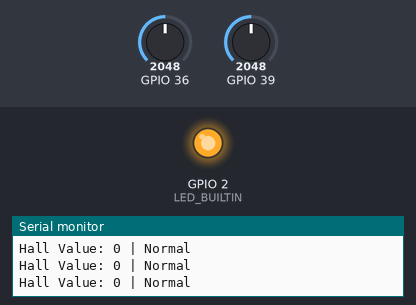
A sketch run on a simulated ESP32. Shown: output pins drawn as LEDs (lit = HIGH), the last lines printed to the serial monitor. Dashed ring = blinking. Inputs (shaded band) come from the test bench; at power-on: GPIO 36 = 2048, GPIO 39 = 2048.

Above: at 3.2 s.
3.3 s: GPIO 36 set to 2104
4.8 s: GPIO 36 set to 2200
At 7.7 s:
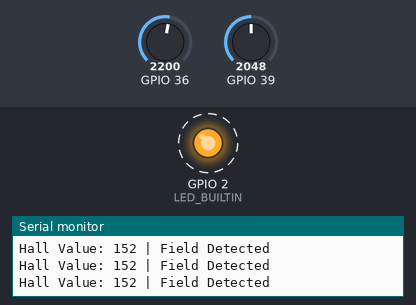
7.8 s: GPIO 39 set to 2170
At 8.7 s:
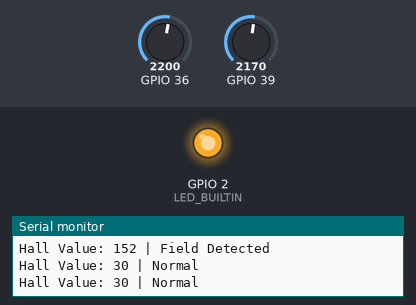
9.3 s: GPIO 39 set to 2253
10.8 s: GPIO 39 set to 2353
At 11.4 s:
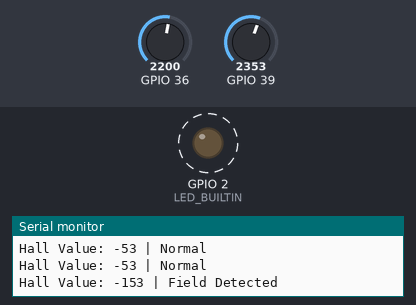
Timing chart, 0 to 14.8 s (numbered marks = the images above; inputs shaded):
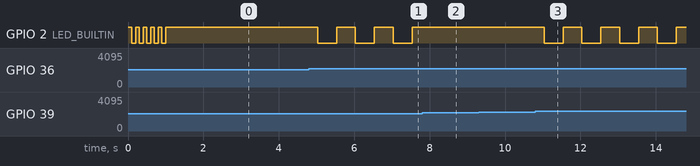

The sketch:

hall-monitor.ino
```cpp
#include <driver/adc.h>

#define LED_BUILTIN 2  // Built-in LED for status indication

// Magnetic field history
const int HISTORY_SIZE = 60;
int hallHistory[HISTORY_SIZE];
int historyIndex = 0;

// Detection thresholds
const int DETECTION_THRESHOLD = 100;
const int STRONG_THRESHOLD = 500;

// Hall sensor baseline
int baseline = 0;

// Custom Hall sensor reading function
int readHallSensor() {
  adc1_config_width(ADC_WIDTH_BIT_12);
  adc1_config_channel_atten(ADC1_CHANNEL_0, ADC_ATTEN_DB_11);
  adc1_config_channel_atten(ADC1_CHANNEL_3, ADC_ATTEN_DB_11);
  int val1 = adc1_get_raw(ADC1_CHANNEL_0);
  int val2 = adc1_get_raw(ADC1_CHANNEL_3);
  return val1 - val2;
}

void calibrateSensor() {
  Serial.println("Calibrating Hall sensor...");
  long sum = 0;
  for (int i = 0; i < 100; i++) {
    sum += readHallSensor();
    delay(10);
  }
  baseline = sum / 100;
  Serial.printf("Calibrated baseline: %d\n", baseline);
}

int readHall() {
  return readHallSensor() - baseline;
}

void printStatus(int value) {
  Serial.print("Hall Value: ");
  Serial.print(value);

  if (abs(value) > STRONG_THRESHOLD) {
    Serial.print(" | STRONG MAGNETIC FIELD!");
  } else if (abs(value) > DETECTION_THRESHOLD) {
    Serial.print(" | Field Detected");
  } else {
    Serial.print(" | Normal");
  }

  Serial.println();
}

void setup() {
  Serial.begin(115200);
  pinMode(LED_BUILTIN, OUTPUT);

  // Flash LED to indicate startup
  for(int i=0; i<5; i++) {
    digitalWrite(LED_BUILTIN, HIGH);
    delay(100);
    digitalWrite(LED_BUILTIN, LOW);
    delay(100);
  }
  digitalWrite(LED_BUILTIN, HIGH); // Solid on = ready

  Serial.println("\nESP32 Hall Effect Monitor - Serial Mode");

  // Initialize history
  for (int i = 0; i < HISTORY_SIZE; i++) {
    hallHistory[i] = 0;
  }

  // Calibrate sensor
  calibrateSensor();

  Serial.println("Monitoring magnetic field...");
  Serial.println("Bring magnets near the ESP32 to test");
  Serial.println("----------------------------------");
}

void loop() {
  // Read Hall sensor and update history
  int hallValue = readHall();
  hallHistory[historyIndex] = hallValue;
  historyIndex = (historyIndex + 1) % HISTORY_SIZE;

  // Print status to serial
  printStatus(hallValue);

  // Simple LED feedback
  if (abs(hallValue) > STRONG_THRESHOLD) {
    digitalWrite(LED_BUILTIN, LOW); // Turn off during strong field
    delay(100);
    digitalWrite(LED_BUILTIN, HIGH);
  } else if (abs(hallValue) > DETECTION_THRESHOLD) {
    digitalWrite(LED_BUILTIN, !digitalRead(LED_BUILTIN)); // Blink
  }

  delay(500);
}
```

Measured:
- the behaviour switches between 2148 and 2149 on GPIO 36 (found by bisection; images 0 and 1)
- the behaviour switches between 2099 and 2100 on GPIO 39 (found by bisection; images 1 and 2)
- the behaviour switches between 2300 and 2301 on GPIO 39 (found by bisection; images 2 and 3)
- after the input at 4.8 s, GPIO 2 (LED_BUILTIN): alternates HIGH for 0.50 s and LOW for 0.50 s, starting after 0.23 s
- after the input at 7.8 s, GPIO 2 (LED_BUILTIN): stays HIGH (without the input it goes to LOW after 0.24 s)
- after the input at 10.8 s, GPIO 2 (LED_BUILTIN): alternates HIGH for 0.50 s and LOW for 0.50 s, starting after 0.24 s
